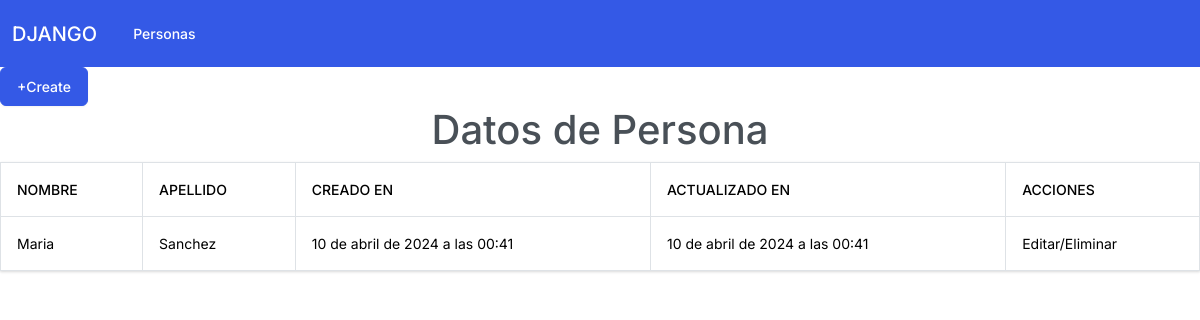
The app's page /get/2 with its own data.
### person/models.py (models this page shows, shortened)
class Person(models.Model):
    firstName = models.CharField(max_length=255, verbose_name='Nombre')
    lastName = models.CharField(max_length=255, verbose_name='Apellido')
    created_at = models.DateTimeField(auto_now_add=True, verbose_name='Creado en')
    updated_at = models.DateTimeField(auto_now=True, verbose_name='Actualizado en')
    class Meta:
        verbose_name = 'Persona'
        verbose_name_plural = 'Personas'

### person/views.py (the view)
# urls.py: path('get/<int:pk>', views.get, name='get'),
def get(request, pk):
    person = Person.objects.get(pk=pk)
    return render(request, 'person.html',
                 {'title' : 'Persona', 'persona':person})

### person/templates/person.html (shortened to what this page needs)
{% extends 'layout.html' %}
{% block content %}
    <a href="{% url 'create' %}" class="btn btn-primary">+Create</a>
<h1 class = "text-center">Datos de Persona</h1>
<table class = "table table-bordered">
    <thead>
        <th>Nombre</th>
        <th>Apellido</th>
        <th>Creado en</th>
        <th>Actualizado en</th>
        <th>Acciones</th>
    </thead>
    <tbody>
        <tr>
            <td>{{persona.firstName}}</td>
            <td>{{persona.lastName}}</td>
            <td>{{persona.created_at}}</td>
            <td>{{persona.updated_at}}</td>
            <td>Editar/Eliminar</td>
        </tr>
    </tbody>
</table>
{% endblock %}

### records on screen
Person: firstName "Maria", lastName "Sanchez", created_at "10 de abril de 2024 a las 00:41", updated_at "10 de abril de 2024 a las 00:41"
